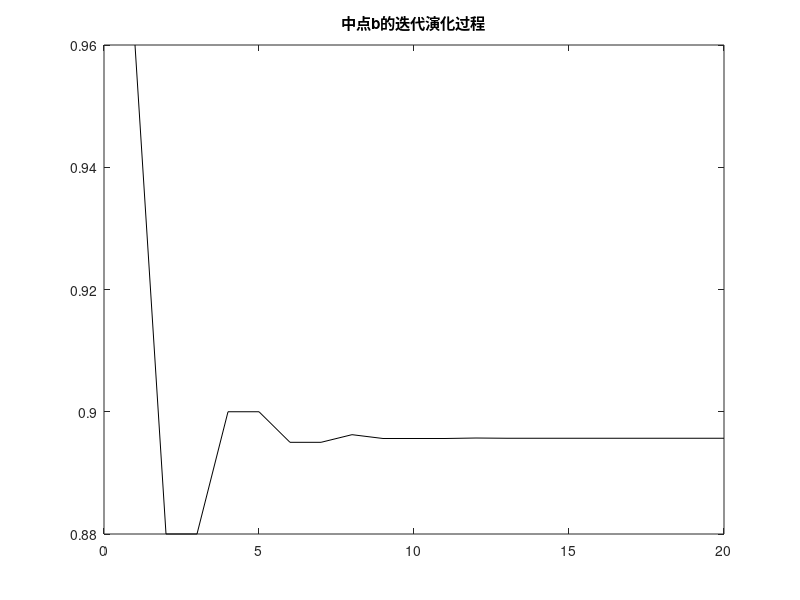

MATLAB code to generate this figure:
% 例程 2.5  区间对分法的收敛性验证
%  函数：y = (1.6*sin(x)) - x
%  由区间搜索法确定的初始区间
L = 0.16;
xh = 1.12;
xl = xh - (2*L);
%  在定位区间内绘制函数曲线
x = xl: 0.01: xh;
y = (1.6*sin(x)) - x;
vb = zeros(1, 20);  %  预分配向量内存（存储20次迭代的中点b值）
for n = 1:20  %  限定搜索迭代次数为20步
    b = (xh - L);  %  计算当前区间中点
    yb = (1.6*sin(b)) - b;
    a = b - (L/2);  %  计算左内点（中点左侧1/2步长处）
    ya = (1.6*sin(a)) - a;
    c = b + (L/2);  %  计算右内点（中点右侧1/2步长处）
    yc = (1.6*sin(c)) - c;
    if ya > yb
        xh = b;  %  若左内点函数值更大，舍弃第3、4子区间，更新上界
    elseif yc > yb
        xl = b; %  若右内点函数值更大，舍弃第1、2子区间，更新下界
    else
        xl = a; xh = c; %  否则保留第2、3子区间，同时更新上下界
    end
    L = L/2;
    vb(n) = b;
    %  结果可视化展示
    figure(1)
    plot(vb, 'k');
    title('中点b的迭代演化过程');
end
